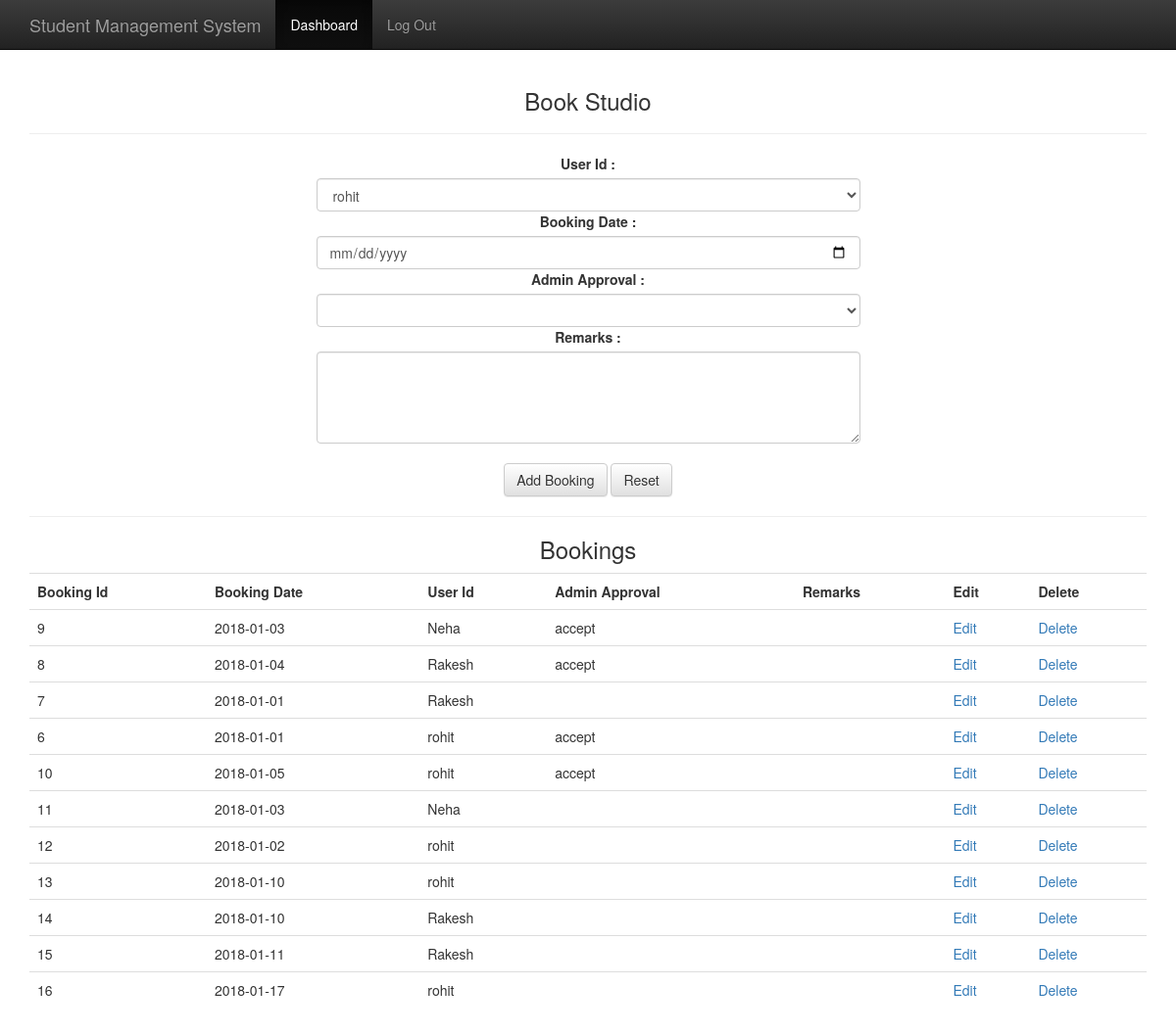
Screenshot of /booking.php (signed in) with the database file from the repository.
### tables this page shows
CREATE TABLE `tbl_booking` (
  `bookingid` int(11) NOT NULL,
  `bookingdate` date NOT NULL,
  `userid` varchar(50) NOT NULL,
  `adminstatus` varchar(50) DEFAULT NULL,
  `remarks` text
);

### includes/functions.php (called while the page is built, shortened)
<?php
function get_all_students() {
        global $connection;
	    $query = "SELECT * FROM tbl_user WHERE usertype='student' " ;
	    $student_set = mysqli_query($connection, $query);
        return $student_set;
}
function get_all_bookings() {
    global $connection;
    $query = "SELECT * FROM tbl_booking" ;
    $booking_set = mysqli_query($connection, $query);
    return $booking_set;
}
?>

### booking.php (the view, shortened to what this page needs)
<?php require_once("includes/db_connection.php"); ?>
<?php require_once("includes/functions.php"); ?>
<?php require_once("includes/validation_functions.php"); $page_name="";?>
<?php
    if (isset($_POST['submit'])) {
        $userid= mysql_prep($_POST['userid']);
        $rawdate = htmlentities($_POST['bookingdate']);
        $bookingdate = date('Y-m-d', strtotime($rawdate));
        if ($_SESSION['sms_user_type']=='admin') {
            $adminstatus= mysql_prep($_POST['adminstatus']);
        } else {
            $adminstatus="";
        }
        $remarks= mysql_prep($_POST['remarks']);
        $fields_required = array("userid", "bookingdate");
        validate_presences($fields_required);
        $fields_with_max_lengths = array("userid" => 50);
        validate_max_lengths($fields_with_max_lengths);
        $table = "tbl_booking";
        $column = "bookingdate";
        $data = $bookingdate ;
        $bookingdate = check_2_bookings($column, $table, $data);
        if (!empty($errors)) {
            $_SESSION["errors"] = $errors;
        } else {
        $query = "INSERT INTO tbl_booking (";
        $query .= "bookingid, bookingdate, userid, adminstatus, remarks";
        $query .= ") values (";
        $query .= " DEFAULT, '{$bookingdate}', '{$userid}', '{$adminstatus}', '{$remarks}'";
        $query .= ")";
        $result = mysqli_query($connection, $query);
        if ($result) {
            $_SESSION["message"] .= "Booking Added. ";
            $bookingdate= "";
            $userid= "";
            $adminstatus= "";
            $remarks= "";
        } else {
            $_SESSION["message"] .= "Add Booking failed." . mysqli_error($connection);
        }
        }
    } else {
        $bookingdate= "";
        $userid= "";
        $remarks= "";
    }
?>
<?php include("layout/header.php"); ?>
            <div class="content text-center">
                <h3>Book Studio</h3>
                 <hr>
            </div>
            <div class="row text-center">
                <div class="col-md-3">
                </div>
                <div class="col-md-6">
                <form class="form-vertical" action="booking.php" enctype="multipart/form-data" method="post">
                    <label>User Id : </label>
                    <select class="form-control" type="text" required="required" name="userid">
                        <?php
                        $student_set = get_all_students();
                        while ($row= mysqli_fetch_assoc($student_set))
                        {
                            echo "<option value=\"" .$row["userid"]. "\" ";
                            if ($userid==$row["userid"]) { echo "selected"; }
                            echo ">".$row["userid"]."</option>" ;
                        }
                        ?>
                    </select>
                    <label>Booking Date : </label>
                    <input class="form-control" type="date" min="2017-12-10" name="bookingdate" required="required" value="<?php echo htmlspecialchars($bookingdate); ?>" />
                    <?php if ($_SESSION['sms_user_type'] == 'admin'){ ?>
                    <label>Admin Approval : </label>
                    <select class="form-control" name="adminstatus" id="" >
                        <option value=""></option>
                        <option value="accept">Accepted</option>
                    </select>
                    <?php } ?>
                    <div><label class="textarea">Remarks : </label>
                    <textarea class="form-control" rows="4" name="remarks" ><?php echo htmlspecialchars($remarks); ?></textarea></div><br>
		            <input class="btn btn-default" type="submit" name="submit" value="Add Booking" />
                    <input class="btn btn-default" type="reset" name="reset" value="Reset" />
                </form>
            </div>
                <div class="col-md-3">
                </div>
        </div>
            <hr>
                <div class="text-center"><h3>Bookings</h3></div>
            <?php
            $booking_set = get_all_bookings();
            ?>
            <table class="table">
                <tr>
                    <th>Booking Id</th>
                    <th>Booking Date</th>
                    <th>User Id</th>
                    <th>Admin Approval</th>
		            <th>Remarks</th>
                    <?php if($_SESSION['sms_user_type']=='admin'){echo "<th>Edit</th><th>Delete</th>";} ?>
                </tr>
                <tr>
                    <?php
                    while ($row= mysqli_fetch_assoc($booking_set)) {
                        echo "<td>" . $row["bookingid"] . "</td>";
                        echo "<td>" . $row["bookingdate"] . "</td>";
                        echo "<td>" . $row["userid"] . "</td>";
                        echo "<td>" . $row["adminstatus"] . "</td>";
                        echo "<td>" . $row["remarks"] . "</td>";
                        if ($_SESSION['sms_user_type'] == 'admin') {
                            echo "<td><a href=\"editbooking.php?bookingid=" . $row["bookingid"] . "\">Edit</a></td>";
                            echo "<td><a href=\"deletebooking.php?bookingid=" . $row["bookingid"] . "\" onclick=\"return confirm('Are you sure you want to delete this booking?');\">Delete</a></td>";
                        }
                        echo "</tr>";
                    }
                    ?>
            </table>
<?php include("layout/footer.php"); ?>

### layout/header.php (shortened to what this page needs)
<!DOCTYPE html>
<html lang="en">
<head>
    <link href="css/bootstrap.min.css" rel="stylesheet">
    <link href="css/bootstrap-theme.min.css" rel="stylesheet">
    <link href="css/ie10-viewport-bug-workaround.css" rel="stylesheet">
    <link href="css/theme.css" rel="stylesheet">
    <link href="css/bootstrap-datepicker3.css" rel="stylesheet">
</head>
<body>
<nav class="navbar navbar-inverse navbar-fixed-top">
    <div class="container">
        <div class="navbar-header">
            <a class="navbar-brand" href="#">Student Management System</a>
        </div>
        <div id="navbar" class="navbar-collapse collapse">
            <ul class="nav navbar-nav">
                <li class="active"><a href="<?php
                    if(isset($_SESSION['sms_user_id'])) {
                        if ($_SESSION['sms_user_type'] == 'admin') {
                            echo "admindb.php";
                        } else if ($_SESSION['sms_user_type'] == 'attendant') {
                            echo "attendantdb.php";
                        } else if ($_SESSION['sms_user_type'] == 'student') {
                            echo "studentdb.php";
                        }
                    }
                    else { echo "#"; }
                    ?>">Dashboard</a></li>
                <?php if(isset($_SESSION['sms_user_id'])){echo "<li><a href=\"logout.php\">Log Out</a></li>";} ?>
            </ul>
        </div>
    </div>
</nav>
<div class="container theme-showcase" role="main">

### layout/footer.php (shortened to what this page needs)
</div>
</body>
</html>

### css/theme.css (style rules this page uses)
body { padding-top: 70px; padding-bottom: 30px; }

### rows the page displays
tbl_booking: bookingid "9", bookingdate "2018-01-03", userid "Neha", adminstatus "accept"
tbl_booking: bookingid "8", bookingdate "2018-01-04", userid "Rakesh", adminstatus "accept"
tbl_booking: bookingid "7", bookingdate "2018-01-01", userid "Rakesh"
tbl_booking: bookingid "6", bookingdate "2018-01-01", userid "rohit", adminstatus "accept"
tbl_booking: bookingid "10", bookingdate "2018-01-05", userid "rohit", adminstatus "accept"
tbl_booking: bookingid "11", bookingdate "2018-01-03", userid "Neha"
tbl_booking: bookingid "12", bookingdate "2018-01-02", userid "rohit"
tbl_booking: bookingid "13", bookingdate "2018-01-10", userid "rohit"
tbl_booking: bookingid "14", bookingdate "2018-01-10", userid "Rakesh"
tbl_booking: bookingid "15", bookingdate "2018-01-11", userid "Rakesh"
tbl_booking: bookingid "16", bookingdate "2018-01-17", userid "rohit"

### other values shown
form field userid "rohit"
